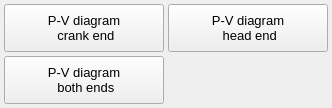
               <widget class="QWidget" name="tab_plot_PV_2">
                <attribute name="title">
                 <string>Pressure-Volume</string>
                </attribute>
                <layout class="QGridLayout" name="gridLayout_36">
                 <property name="leftMargin">
                  <number>4</number>
                 </property>
                 <property name="topMargin">
                  <number>4</number>
                 </property>
                 <property name="rightMargin">
                  <number>4</number>
                 </property>
                 <property name="bottomMargin">
                  <number>4</number>
                 </property>
                 <property name="spacing">
                  <number>4</number>
                 </property>
                 <item row="2" column="0">
                  <widget class="QPushButton" name="pushButton_plot_PV_diagram_both_ends">
                   <property name="minimumSize">
                    <size>
                     <width>160</width>
                     <height>48</height>
                    </size>
                   </property>
                   <property name="maximumSize">
                    <size>
                     <width>160</width>
                     <height>48</height>
                    </size>
                   </property>
                   <property name="font">
                    <font>
                     <pointsize>10</pointsize>
                    </font>
                   </property>
                   <property name="styleSheet">
                    <string notr="true"/>
                   </property>
                   <property name="text">
                    <string>P-V diagram 
 both ends</string>
                   </property>
                  </widget>
                 </item>
                 <item row="0" column="0">
                  <widget class="QPushButton" name="pushButton_plot_PV_diagram_crank_end">
                   <property name="minimumSize">
                    <size>
                     <width>160</width>
                     <height>48</height>
                    </size>
                   </property>
                   <property name="maximumSize">
                    <size>
                     <width>160</width>
                     <height>48</height>
                    </size>
                   </property>
                   <property name="font">
                    <font>
                     <pointsize>10</pointsize>
                    </font>
                   </property>
                   <property name="styleSheet">
                    <string notr="true"/>
                   </property>
                   <property name="text">
                    <string>P-V diagram 
 crank end</string>
                   </property>
                  </widget>
                 </item>
                 <item row="0" column="1">
                  <widget class="QPushButton" name="pushButton_plot_PV_diagram_head_end">
                   <property name="minimumSize">
                    <size>
                     <width>160</width>
                     <height>48</height>
                    </size>
                   </property>
                   <property name="maximumSize">
                    <size>
                     <width>160</width>
                     <height>48</height>
                    </size>
                   </property>
                   <property name="font">
                    <font>
                     <pointsize>10</pointsize>
                    </font>
                   </property>
                   <property name="styleSheet">
                    <string notr="true"/>
                   </property>
                   <property name="text">
                    <string>P-V diagram 
 head end</string>
                   </property>
                  </widget>
                 </item>
                </layout>
               </widget>
